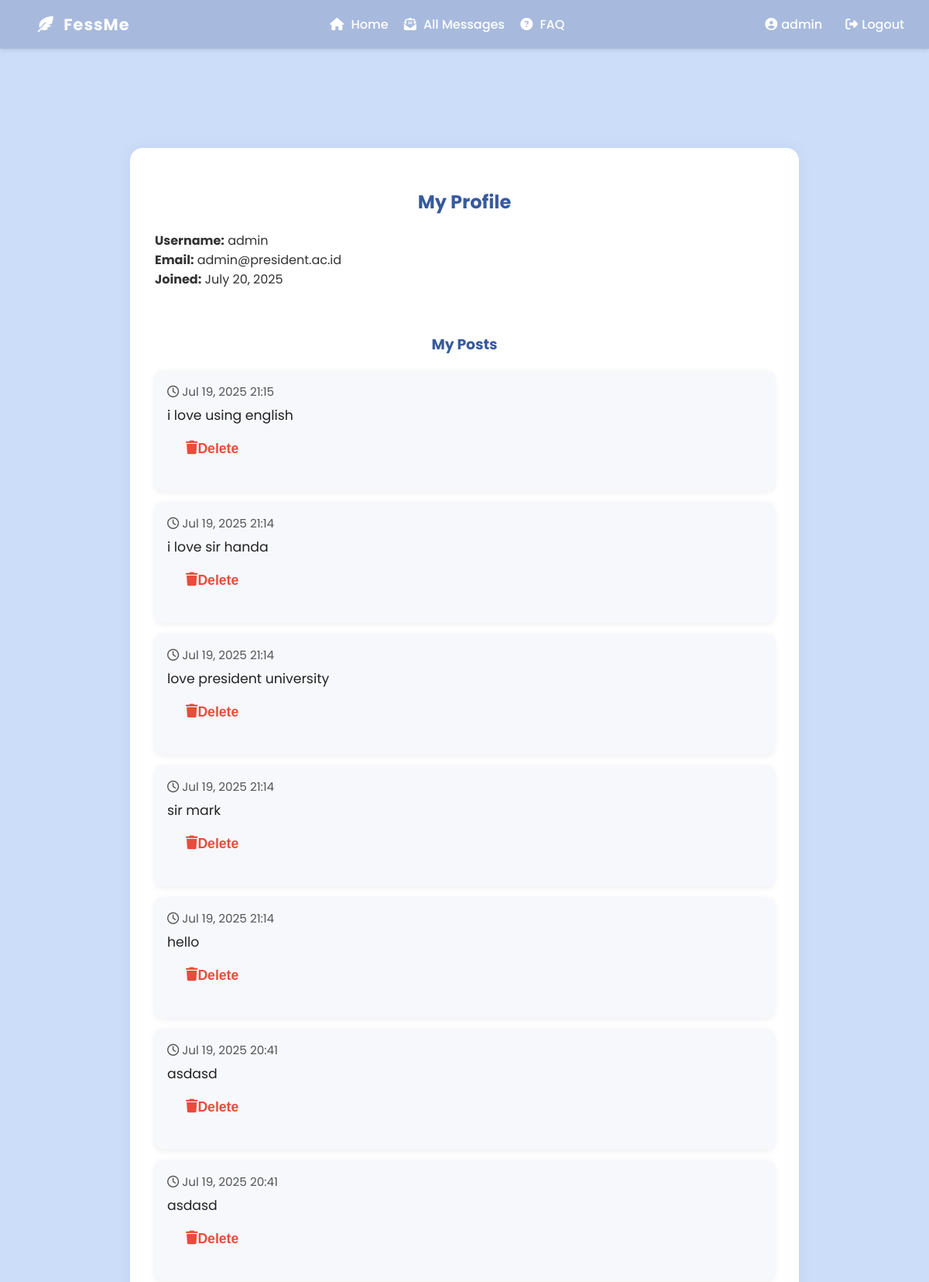
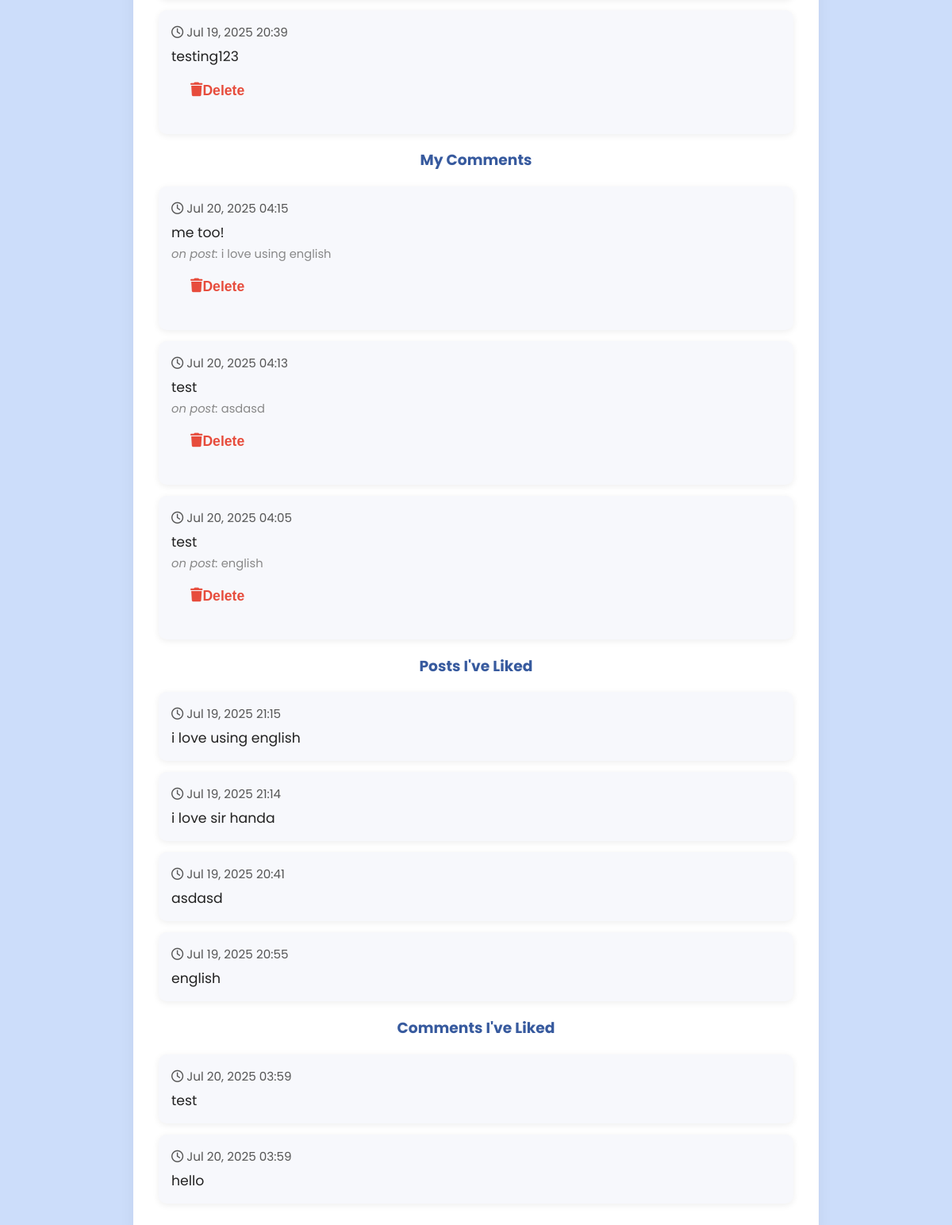
The app's page /profile.php (signed in) with its own data (2 pictures, top to bottom).
### tables this page shows
CREATE TABLE `users` (
  `id` int(11) NOT NULL,
  `username` varchar(100) NOT NULL,
  `email` varchar(150) NOT NULL,
  `password` varchar(255) NOT NULL,
  `reset_token` varchar(255) DEFAULT NULL,
  `phone` varchar(20) DEFAULT NULL,
  `registration_date` datetime NOT NULL DEFAULT current_timestamp()
);

CREATE TABLE `messages` (
  `id` int(11) NOT NULL,
  `user_id` int(11) DEFAULT NULL,
  `content` text NOT NULL,
  `created_at` timestamp NOT NULL DEFAULT current_timestamp()
);

CREATE TABLE `comments` (
  `id` int(11) NOT NULL,
  `message_id` int(11) NOT NULL,
  `user_id` int(11) NOT NULL,
  `content` text NOT NULL,
  `created_at` datetime DEFAULT current_timestamp()
);

CREATE TABLE `likes` (
  `id` int(11) NOT NULL,
  `user_id` int(11) NOT NULL,
  `message_id` int(11) NOT NULL,
  `created_at` datetime DEFAULT current_timestamp()
);

CREATE TABLE `comment_likes` (
  `id` int(11) NOT NULL,
  `user_id` int(11) NOT NULL,
  `comment_id` int(11) NOT NULL
);

### profile.php (the view, shortened to what this page needs)
<?php
include 'db.php';
include 'navbar.php';
$user_id = $_SESSION['user_id'];
$user = $conn->query("SELECT username, email, registration_date FROM users WHERE id = $user_id")->fetch_assoc();
$posts = $conn->query("SELECT id, content, created_at FROM messages WHERE user_id = $user_id ORDER BY created_at DESC");
$comments = $conn->query("SELECT id, content, created_at, message_id FROM comments WHERE user_id = $user_id ORDER BY created_at DESC");
$post_likes = $conn->query("SELECT l.message_id, m.content, m.created_at FROM likes l JOIN messages m ON l.message_id = m.id WHERE l.user_id = $user_id ORDER BY l.id DESC");
$comment_likes = $conn->query("SELECT cl.comment_id, c.content, c.created_at FROM comment_likes cl JOIN comments c ON cl.comment_id = c.id WHERE cl.user_id = $user_id ORDER BY cl.id DESC");
?>
<head>
    <link rel="stylesheet" href="css/style.css">
</head>
<body>
<div class="container">
    <h2>My Profile</h2>
    <div class="profile-info" style="margin-bottom:2rem;">
        <strong>Username:</strong> <?= htmlspecialchars($user['username']) ?><br>
        <strong>Email:</strong> <?= htmlspecialchars($user['email']) ?><br>
        <strong>Joined:</strong> <?= date('F j, Y', strtotime($user['registration_date'])) ?><br>
        ?><br>
    </div>
    <h3>My Posts</h3>
    <div class="profile-cards">
    <?php while ($p = $posts->fetch_assoc()): ?>
        <div class="profile-card" style="background:#f7f8fc; border-radius:10px; box-shadow:0 2px 8px rgba(0,0,0,0.07); padding:16px; margin-bottom:14px;">
            <div style="font-size:0.95em; color:#555; margin-bottom:6px;"><i class="fa-regular fa-clock"></i> <?= date('M d, Y H:i', strtotime($p['created_at'])) ?></div>
            <div style="font-size:1.08em; color:#222;"><?= htmlspecialchars($p['content']) ?></div>
            <form method="POST" style="margin-top:8px; text-align:right;">
                <button type="submit" onclick="return confirm('Delete this post?')" style="background:none; border:none; color:#e74c3c; font-size:1.1em; cursor:pointer;"><i class="fa-solid fa-trash"></i> Delete</button>
            </form>
        </div>
    <?php endwhile; ?>
    </div>
    <h3>My Comments</h3>
    <div class="profile-cards">
    <?php while ($c = $comments->fetch_assoc()):
        $msg_content = '';
        $msg_id = $c['message_id'];
        $msg_row = $conn->query("SELECT content FROM messages WHERE id = $msg_id");
        if ($msg_row && $msg_row->num_rows > 0) {
            $msg_content = $msg_row->fetch_assoc()['content'];
        }
    ?>
        <div class="profile-card" style="background:#f7f8fc; border-radius:10px; box-shadow:0 2px 8px rgba(0,0,0,0.07); padding:16px; margin-bottom:14px;">
            <div style="font-size:0.95em; color:#555; margin-bottom:6px;"><i class="fa-regular fa-clock"></i> <?= date('M d, Y H:i', strtotime($c['created_at'])) ?></div>
            <div style="font-size:1.08em; color:#222;"><?= htmlspecialchars($c['content']) ?></div>
            <div style="font-size:0.92em; color:#888; margin-top:4px;"><em>on post:</em> <?= htmlspecialchars($msg_content) ?></div>
            <form method="POST" style="margin-top:8px; text-align:right;">
                <button type="submit" onclick="return confirm('Delete this comment?')" style="background:none; border:none; color:#e74c3c; font-size:1.1em; cursor:pointer;"><i class="fa-solid fa-trash"></i> Delete</button>
            </form>
        </div>
    <?php endwhile; ?>
    </div>
    <h3>Posts I've Liked</h3>
    <div class="profile-cards">
    <?php while ($pl = $post_likes->fetch_assoc()): ?>
        <div class="profile-card" style="background:#f7f8fc; border-radius:10px; box-shadow:0 2px 8px rgba(0,0,0,0.07); padding:16px; margin-bottom:14px;">
            <div style="font-size:0.95em; color:#555; margin-bottom:6px;"><i class="fa-regular fa-clock"></i> <?= date('M d, Y H:i', strtotime($pl['created_at'])) ?></div>
            <div style="font-size:1.08em; color:#222;"><?= htmlspecialchars($pl['content']) ?></div>
        </div>
    <?php endwhile; ?>
    </div>
    <h3>Comments I've Liked</h3>
    <div class="profile-cards">
    <?php while ($cl = $comment_likes->fetch_assoc()): ?>
        <div class="profile-card" style="background:#f7f8fc; border-radius:10px; box-shadow:0 2px 8px rgba(0,0,0,0.07); padding:16px; margin-bottom:14px;">
            <div style="font-size:0.95em; color:#555; margin-bottom:6px;"><i class="fa-regular fa-clock"></i> <?= date('M d, Y H:i', strtotime($cl['created_at'])) ?></div>
            <div style="font-size:1.08em; color:#222;"><?= htmlspecialchars($cl['content']) ?></div>
        </div>
    <?php endwhile; ?>
    </div>
</div>
</body>

### css/style.css (style rules this page uses)
body { font-family: 'Poppins', sans-serif; background-color: #ccddfa; color: #333; margin: 0; padding: 0; }
.container { max-width: 800px; margin: 8rem auto; background: white; padding: 2rem; border-radius: 16px; box-shadow: 0 0 20px rgba(0,0,0,0.05); animation: fadeIn 1s ease; }
h2, h3 { text-align: center; color: #375a9e; }
button { background-color: #6e94c2; color: white; border: none; cursor: pointer; padding: 0.75rem 1.5rem; border-radius: 6px; font-weight: bold; font-size: 1rem; transition: background-color 0.3s ease; justify-content: center; display: flex; }

### records on screen
users: username "admin", email "admin@president.ac.id", registration_date "July 20, 2025"
messages: created_at "Jul 19, 2025 21:15", content "i love using english"
messages: created_at "Jul 19, 2025 21:14", content "i love sir handa"
messages: created_at "Jul 19, 2025 21:14", content "love president university"
messages: created_at "Jul 19, 2025 21:14", content "sir mark"
messages: created_at "Jul 19, 2025 21:14", content "hello"
messages: created_at "Jul 19, 2025 20:41", content "asdasd"
messages: created_at "Jul 19, 2025 20:41", content "asdasd"
messages: created_at "Jul 19, 2025 20:39", content "testing123"
comments: created_at "Jul 20, 2025 04:15", content "me too!", message.content "i love using english"
comments: created_at "Jul 20, 2025 04:13", content "test", message.content "asdasd"
comments: created_at "Jul 20, 2025 04:05", content "test", message.content "english"
likes: message.created_at "Jul 19, 2025 21:15", message.content "i love using english"
likes: message.created_at "Jul 19, 2025 21:14", message.content "i love sir handa"
likes: message.created_at "Jul 19, 2025 20:41", message.content "asdasd"
likes: message.created_at "Jul 19, 2025 20:55", message.content "english"
comment_likes: comment.created_at "Jul 20, 2025 03:59", comment.content "test"
comment_likes: comment.created_at "Jul 20, 2025 03:59", comment.content "hello"

### other values on screen
$_SESSION["username"] "admin"
